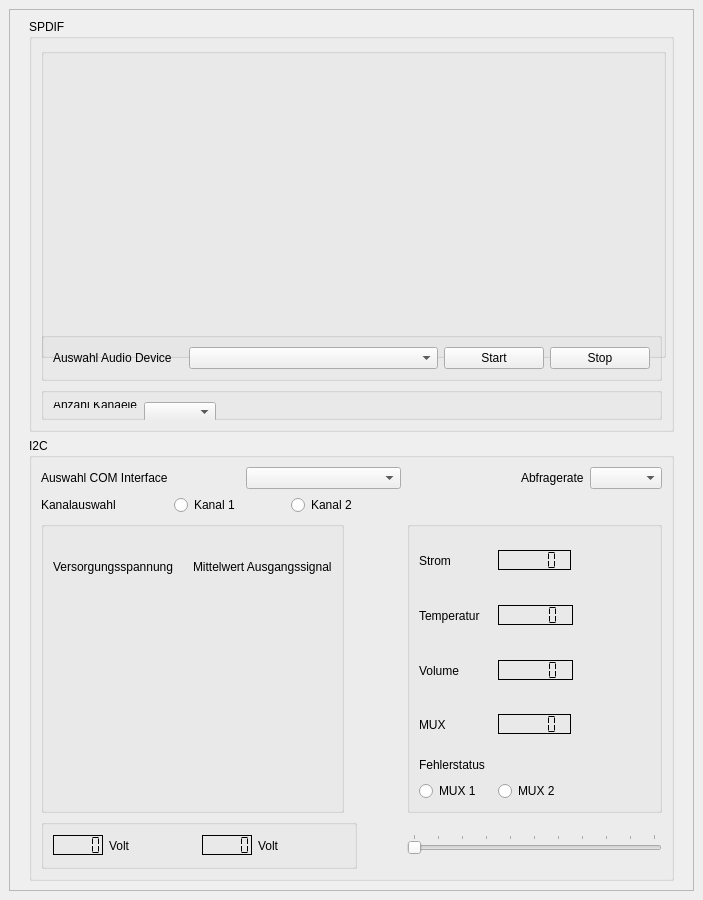
<?xml version="1.0" encoding="UTF-8"?>
<ui version="4.0">
 <class>MainWindow</class>
 <widget class="QMainWindow" name="MainWindow">
  <property name="geometry">
   <rect>
    <x>0</x>
    <y>0</y>
    <width>703</width>
    <height>900</height>
   </rect>
  </property>
  <property name="maximumSize">
   <size>
    <width>800</width>
    <height>900</height>
   </size>
  </property>
  <property name="windowTitle">
   <string>Audio Control</string>
  </property>
  <widget class="QWidget" name="centralwidget">
   <layout class="QVBoxLayout" name="verticalLayout">
    <item>
     <widget class="QScrollArea" name="scrollArea">
      <property name="maximumSize">
       <size>
        <width>800</width>
        <height>890</height>
       </size>
      </property>
      <property name="widgetResizable">
       <bool>true</bool>
      </property>
      <widget class="QWidget" name="scrollAreaWidgetContents">
       <property name="geometry">
        <rect>
         <x>0</x>
         <y>0</y>
         <width>683</width>
         <height>880</height>
        </rect>
       </property>
       <layout class="QGridLayout" name="gridLayout_2">
        <item row="0" column="0">
         <widget class="QGroupBox" name="groupBox">
          <property name="minimumSize">
           <size>
            <width>645</width>
            <height>400</height>
           </size>
          </property>
          <property name="maximumSize">
           <size>
            <width>645</width>
            <height>430</height>
           </size>
          </property>
          <property name="title">
           <string>SPDIF</string>
          </property>
          <layout class="QVBoxLayout" name="verticalLayout_2">
           <item>
            <widget class="QGroupBox" name="groupBox_4">
             <property name="minimumSize">
              <size>
               <width>625</width>
               <height>310</height>
              </size>
             </property>
             <property name="maximumSize">
              <size>
               <width>625</width>
               <height>310</height>
              </size>
             </property>
             <property name="title">
              <string/>
             </property>
             <layout class="QHBoxLayout" name="horizontalLayout">
              <item>
               <widget class="QwtPlot" name="qwtPlot_Zeitsignal">
                <property name="sizePolicy">
                 <sizepolicy hsizetype="Maximum" vsizetype="Maximum">
                  <horstretch>0</horstretch>
                  <verstretch>0</verstretch>
                 </sizepolicy>
                </property>
                <property name="minimumSize">
                 <size>
                  <width>571</width>
                  <height>250</height>
                 </size>
                </property>
                <property name="maximumSize">
                 <size>
                  <width>16777215</width>
                  <height>300</height>
                 </size>
                </property>
               </widget>
              </item>
             </layout>
            </widget>
           </item>
           <item>
            <widget class="QGroupBox" name="groupBox_3">
             <property name="sizePolicy">
              <sizepolicy hsizetype="MinimumExpanding" vsizetype="MinimumExpanding">
               <horstretch>0</horstretch>
               <verstretch>0</verstretch>
              </sizepolicy>
             </property>
             <property name="maximumSize">
              <size>
               <width>16777215</width>
               <height>60</height>
              </size>
             </property>
             <property name="title">
              <string/>
             </property>
             <layout class="QHBoxLayout" name="horizontalLayout_2">
              <item>
               <widget class="QLabel" name="label">
                <property name="maximumSize">
                 <size>
                  <width>130</width>
                  <height>16777215</height>
                 </size>
                </property>
                <property name="text">
                 <string>Auswahl Audio Device</string>
                </property>
               </widget>
              </item>
              <item>
               <widget class="QComboBox" name="comboBox_Audio_In">
                <property name="minimumSize">
                 <size>
                  <width>200</width>
                  <height>0</height>
                 </size>
                </property>
               </widget>
              </item>
              <item>
               <widget class="QPushButton" name="pushButton_Start">
                <property name="sizePolicy">
                 <sizepolicy hsizetype="Fixed" vsizetype="Fixed">
                  <horstretch>0</horstretch>
                  <verstretch>0</verstretch>
                 </sizepolicy>
                </property>
                <property name="minimumSize">
                 <size>
                  <width>50</width>
                  <height>10</height>
                 </size>
                </property>
                <property name="maximumSize">
                 <size>
                  <width>100</width>
                  <height>25</height>
                 </size>
                </property>
                <property name="text">
                 <string>Start</string>
                </property>
               </widget>
              </item>
              <item>
               <widget class="QPushButton" name="pushButton_Stop">
                <property name="sizePolicy">
                 <sizepolicy hsizetype="Expanding" vsizetype="Expanding">
                  <horstretch>0</horstretch>
                  <verstretch>0</verstretch>
                 </sizepolicy>
                </property>
                <property name="maximumSize">
                 <size>
                  <width>100</width>
                  <height>25</height>
                 </size>
                </property>
                <property name="text">
                 <string>Stop</string>
                </property>
               </widget>
              </item>
             </layout>
            </widget>
           </item>
           <item>
            <widget class="QGroupBox" name="groupBox_8">
             <property name="minimumSize">
              <size>
               <width>0</width>
               <height>33</height>
              </size>
             </property>
             <property name="title">
              <string/>
             </property>
             <layout class="QHBoxLayout" name="horizontalLayout_4">
              <item>
               <widget class="QLabel" name="label_14">
                <property name="text">
                 <string>Anzahl Kanaele</string>
                </property>
               </widget>
              </item>
              <item>
               <widget class="QComboBox" name="comboBox_channels">
                <property name="minimumSize">
                 <size>
                  <width>0</width>
                  <height>20</height>
                 </size>
                </property>
               </widget>
              </item>
              <item>
               <spacer name="horizontalSpacer_2">
                <property name="orientation">
                 <enum>Qt::Horizontal</enum>
                </property>
                <property name="sizeHint" stdset="0">
                 <size>
                  <width>40</width>
                  <height>20</height>
                 </size>
                </property>
               </spacer>
              </item>
             </layout>
            </widget>
           </item>
          </layout>
         </widget>
        </item>
        <item row="1" column="0">
         <widget class="QGroupBox" name="groupBox_2">
          <property name="title">
           <string>I2C</string>
          </property>
          <layout class="QGridLayout" name="gridLayout">
           <item row="5" column="0" colspan="4">
            <widget class="QGroupBox" name="groupBox_7">
             <property name="minimumSize">
              <size>
               <width>0</width>
               <height>50</height>
              </size>
             </property>
             <property name="title">
              <string/>
             </property>
             <layout class="QHBoxLayout" name="horizontalLayout_3">
              <item>
               <widget class="QLCDNumber" name="lcdNumber_Vcc">
                <property name="maximumSize">
                 <size>
                  <width>50</width>
                  <height>20</height>
                 </size>
                </property>
                <property name="autoFillBackground">
                 <bool>false</bool>
                </property>
                <property name="frameShape">
                 <enum>QFrame::Box</enum>
                </property>
                <property name="frameShadow">
                 <enum>QFrame::Plain</enum>
                </property>
                <property name="lineWidth">
                 <number>1</number>
                </property>
                <property name="midLineWidth">
                 <number>0</number>
                </property>
                <property name="segmentStyle">
                 <enum>QLCDNumber::Flat</enum>
                </property>
               </widget>
              </item>
              <item>
               <widget class="QLabel" name="label_3">
                <property name="text">
                 <string>Volt</string>
                </property>
               </widget>
              </item>
              <item>
               <widget class="QLCDNumber" name="lcdNumber_2_Ausgang">
                <property name="maximumSize">
                 <size>
                  <width>50</width>
                  <height>20</height>
                 </size>
                </property>
                <property name="frameShape">
                 <enum>QFrame::Box</enum>
                </property>
                <property name="frameShadow">
                 <enum>QFrame::Plain</enum>
                </property>
                <property name="segmentStyle">
                 <enum>QLCDNumber::Flat</enum>
                </property>
               </widget>
              </item>
              <item>
               <widget class="QLabel" name="label_6">
                <property name="text">
                 <string>Volt</string>
                </property>
               </widget>
              </item>
             </layout>
            </widget>
           </item>
           <item row="2" column="0" rowspan="3" colspan="4">
            <widget class="QGroupBox" name="groupBox_6">
             <property name="minimumSize">
              <size>
               <width>303</width>
               <height>292</height>
              </size>
             </property>
             <property name="maximumSize">
              <size>
               <width>303</width>
               <height>292</height>
              </size>
             </property>
             <property name="title">
              <string/>
             </property>
             <layout class="QGridLayout" name="gridLayout_3">
              <item row="2" column="1">
               <widget class="QLabel" name="label_4">
                <property name="text">
                 <string>Versorgungsspannung</string>
                </property>
               </widget>
              </item>
              <item row="2" column="4">
               <widget class="QLabel" name="label_5">
                <property name="text">
                 <string>Mittelwert Ausgangssignal</string>
                </property>
               </widget>
              </item>
              <item row="3" column="1" rowspan="3">
               <widget class="QwtThermo" name="Thermo_Vcc">
                <property name="maximumSize">
                 <size>
                  <width>16777215</width>
                  <height>250</height>
                 </size>
                </property>
               </widget>
              </item>
              <item row="4" column="4">
               <widget class="QwtThermo" name="Thermo_Ausgang">
                <property name="maximumSize">
                 <size>
                  <width>16777215</width>
                  <height>250</height>
                 </size>
                </property>
                <property name="layoutDirection">
                 <enum>Qt::LeftToRight</enum>
                </property>
                <property name="autoFillBackground">
                 <bool>false</bool>
                </property>
                <property name="inputMethodHints">
                 <set>Qt::ImhNone</set>
                </property>
                <property name="borderWidth">
                 <number>2</number>
                </property>
                <property name="maxValue">
                 <double>100.000000000000000</double>
                </property>
                <property name="minValue">
                 <double>-100.000000000000000</double>
                </property>
                <property name="pipeWidth">
                 <number>10</number>
                </property>
                <property name="value">
                 <double>0.000000000000000</double>
                </property>
               </widget>
              </item>
             </layout>
            </widget>
           </item>
           <item row="0" column="7">
            <widget class="QLabel" name="label_12">
             <property name="text">
              <string>Abfragerate</string>
             </property>
            </widget>
           </item>
           <item row="0" column="6">
            <spacer name="horizontalSpacer">
             <property name="orientation">
              <enum>Qt::Horizontal</enum>
             </property>
             <property name="sizeType">
              <enum>QSizePolicy::Minimum</enum>
             </property>
             <property name="sizeHint" stdset="0">
              <size>
               <width>20</width>
               <height>20</height>
              </size>
             </property>
            </spacer>
           </item>
           <item row="0" column="8">
            <widget class="QComboBox" name="comboBox_Abfragerate"/>
           </item>
           <item row="1" column="1">
            <widget class="QRadioButton" name="radioButton_Kanal1">
             <property name="text">
              <string>Kanal 1</string>
             </property>
            </widget>
           </item>
           <item row="1" column="0">
            <widget class="QLabel" name="label_2">
             <property name="text">
              <string>Kanalauswahl</string>
             </property>
            </widget>
           </item>
           <item row="0" column="0">
            <widget class="QLabel" name="label_11">
             <property name="text">
              <string>Auswahl COM Interface</string>
             </property>
            </widget>
           </item>
           <item row="2" column="5" rowspan="3" colspan="4">
            <widget class="QGroupBox" name="groupBox_5">
             <property name="minimumSize">
              <size>
               <width>255</width>
               <height>292</height>
              </size>
             </property>
             <property name="maximumSize">
              <size>
               <width>255</width>
               <height>292</height>
              </size>
             </property>
             <property name="title">
              <string/>
             </property>
             <layout class="QGridLayout" name="gridLayout_4">
              <item row="1" column="2" colspan="2">
               <widget class="QLCDNumber" name="lcdNumber_Temperatur">
                <property name="maximumSize">
                 <size>
                  <width>75</width>
                  <height>20</height>
                 </size>
                </property>
                <property name="frameShadow">
                 <enum>QFrame::Plain</enum>
                </property>
                <property name="segmentStyle">
                 <enum>QLCDNumber::Flat</enum>
                </property>
               </widget>
              </item>
              <item row="6" column="2">
               <widget class="QwtTextLabel" name="TextLabel"/>
              </item>
              <item row="0" column="0">
               <widget class="QLabel" name="label_8">
                <property name="minimumSize">
                 <size>
                  <width>0</width>
                  <height>50</height>
                 </size>
                </property>
                <property name="text">
                 <string>Strom</string>
                </property>
               </widget>
              </item>
              <item row="3" column="0">
               <widget class="QLabel" name="label_13">
                <property name="minimumSize">
                 <size>
                  <width>0</width>
                  <height>50</height>
                 </size>
                </property>
                <property name="text">
                 <string>Volume</string>
                </property>
               </widget>
              </item>
              <item row="0" column="2">
               <widget class="QLCDNumber" name="lcdNumber_Strom">
                <property name="maximumSize">
                 <size>
                  <width>75</width>
                  <height>20</height>
                 </size>
                </property>
                <property name="frameShadow">
                 <enum>QFrame::Plain</enum>
                </property>
                <property name="segmentStyle">
                 <enum>QLCDNumber::Flat</enum>
                </property>
               </widget>
              </item>
              <item row="3" column="2" colspan="2">
               <widget class="QLCDNumber" name="lcdNumber_Volume">
                <property name="maximumSize">
                 <size>
                  <width>75</width>
                  <height>20</height>
                 </size>
                </property>
                <property name="frameShadow">
                 <enum>QFrame::Plain</enum>
                </property>
                <property name="segmentStyle">
                 <enum>QLCDNumber::Flat</enum>
                </property>
               </widget>
              </item>
              <item row="4" column="0">
               <widget class="QLabel" name="label_9">
                <property name="minimumSize">
                 <size>
                  <width>0</width>
                  <height>50</height>
                 </size>
                </property>
                <property name="text">
                 <string>MUX</string>
                </property>
               </widget>
              </item>
              <item row="1" column="0">
               <widget class="QLabel" name="label_7">
                <property name="minimumSize">
                 <size>
                  <width>0</width>
                  <height>50</height>
                 </size>
                </property>
                <property name="text">
                 <string>Temperatur</string>
                </property>
               </widget>
              </item>
              <item row="4" column="2">
               <widget class="QLCDNumber" name="lcdNumber_MUX">
                <property name="maximumSize">
                 <size>
                  <width>75</width>
                  <height>20</height>
                 </size>
                </property>
                <property name="frameShadow">
                 <enum>QFrame::Plain</enum>
                </property>
                <property name="segmentStyle">
                 <enum>QLCDNumber::Flat</enum>
                </property>
               </widget>
              </item>
              <item row="6" column="0">
               <widget class="QLabel" name="label_10">
                <property name="minimumSize">
                 <size>
                  <width>0</width>
                  <height>20</height>
                 </size>
                </property>
                <property name="maximumSize">
                 <size>
                  <width>75</width>
                  <height>50</height>
                 </size>
                </property>
                <property name="text">
                 <string>Fehlerstatus</string>
                </property>
               </widget>
              </item>
              <item row="7" column="0">
               <widget class="QRadioButton" name="radioButton_MUX1">
                <property name="text">
                 <string>MUX 1</string>
                </property>
               </widget>
              </item>
              <item row="7" column="2">
               <widget class="QRadioButton" name="radioButton_MUX2">
                <property name="text">
                 <string>MUX 2</string>
                </property>
               </widget>
              </item>
             </layout>
            </widget>
           </item>
           <item row="5" column="5" colspan="4">
            <widget class="QSlider" name="horizontalSlider_Volume">
             <property name="maximum">
              <number>50</number>
             </property>
             <property name="singleStep">
              <number>1</number>
             </property>
             <property name="pageStep">
              <number>5</number>
             </property>
             <property name="orientation">
              <enum>Qt::Horizontal</enum>
             </property>
             <property name="tickPosition">
              <enum>QSlider::TicksAbove</enum>
             </property>
             <property name="tickInterval">
              <number>5</number>
             </property>
            </widget>
           </item>
           <item row="0" column="2" colspan="3">
            <widget class="QComboBox" name="comboBox_COM"/>
           </item>
           <item row="1" column="3">
            <widget class="QRadioButton" name="radioButton_Kanal2">
             <property name="text">
              <string>Kanal 2</string>
             </property>
            </widget>
           </item>
          </layout>
         </widget>
        </item>
       </layout>
      </widget>
     </widget>
    </item>
   </layout>
  </widget>
 </widget>
 <customwidgets>
  <customwidget>
   <class>QwtPlot</class>
   <extends>QFrame</extends>
   <header>qwt_plot.h</header>
  </customwidget>
  <customwidget>
   <class>QwtThermo</class>
   <extends>QWidget</extends>
   <header>qwt_thermo.h</header>
  </customwidget>
  <customwidget>
   <class>QwtTextLabel</class>
   <extends>QFrame</extends>
   <header>qwt_text_label.h</header>
  </customwidget>
 </customwidgets>
 <resources/>
 <connections/>
</ui>
